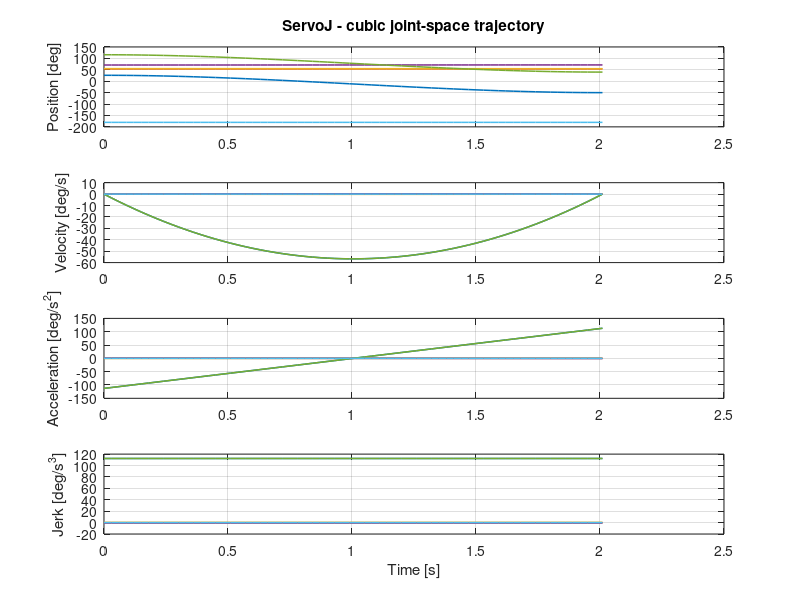

Reproduce this figure in MATLAB.
%% make_servoj_cubic_csv.m
% Standalone cubic trajectory generator for the six DOBOT joints.
% Generates CSV first, verifies it on disk, then draws diagnostic plots.
% Does not call or require legendcolorbarlayout.
clear;
clc;

%% CONFIGURATION (joint positions in degrees)
qStart = [26, 53.8, 55.2, 71, 116, -180.2];
qEnd   = [-50, 54, 54.9, 71.4, 40, -180.2];
Ts = 0.030;               % 30 ms
T = 2.0;                 % requested duration [s]
makePlot = true;

% Always save beside THIS script rather than in MATLAB's working directory.
scriptFile = mfilename('fullpath');
if isempty(scriptFile)
    error(['Run the saved script using make_servoj_cubic_csv, ' ...
           'not by evaluating a selection of lines.']);
end
scriptDir = fileparts(scriptFile);
outputCsv = fullfile(scriptDir, 'points_servoj_cubic.csv');

%% NORMALIZED CUBIC PROFILE
if numel(qStart) ~= 6 || numel(qEnd) ~= 6 || any(~isfinite([qStart qEnd]))
    error('Six finite joint angles are required for start and end.');
end
if ~isfinite(T) || Ts <= 0 || T <= 0
    error('T and Ts must be positive.');
end

delta = qEnd - qStart;
D = max(abs(delta));
if D <= 0
    error('The start and end joint positions must differ.');
end

nIntervals = max(2, ceil(T/Ts - 1e-12));
Tfinal = nIntervals*Ts;

t = (0:nIntervals)'*Ts;
u = t/Tfinal;
s = 3*u.^2 - 2*u.^3;
sd = (6*u - 6*u.^2)/Tfinal;
sdd = (6 - 12*u)/Tfinal^2;
sddd = (-12/Tfinal^3)*ones(size(t));

Q = bsxfun(@plus, qStart, bsxfun(@times, s, delta));
Q(1,:) = qStart;
Q(end,:) = qEnd;

%% WRITE CSV, CLOSE FILE, AND VERIFY ON DISK
% Basic text-file output avoids dependencies on table/writetable.
[fid, errMsg] = fopen(outputCsv, 'w');
if fid < 0
    error('Cannot create CSV at %s: %s', outputCsv, errMsg);
end
fileGuard = onCleanup(@() fclose(fid));
fprintf(fid, 'mode,j1,j2,j3,j4,j5,j6\n');
for k = 1:size(Q,1)
    fprintf(fid, 'ServoJ,%.9f,%.9f,%.9f,%.9f,%.9f,%.9f\n', Q(k,:));
end
clear fileGuard;  % flush and close the CSV before verification

fileInfo = dir(outputCsv);
if isempty(fileInfo) || fileInfo.bytes < 100
    error('CSV was not saved correctly: %s', outputCsv);
end

fprintf('\nCSV VERIFIED ON DISK\n');
fprintf('Exact file: %s\n', outputCsv);
fprintf('File size: %d bytes\n', fileInfo.bytes);
fprintf('Joint displacements [deg]: %s\n', mat2str(delta));
fprintf('Samples: %d | Ts: %.3f s | requested T: %.3f s | actual T: %.3f s\n', numel(t), Ts, T, Tfinal);
fprintf('Peak angular speed: %.3f deg/s\n', max(abs(sd))*D);
fprintf('Peak angular acceleration: %.3f deg/s^2\n', max(abs(sdd))*D);
fprintf('Reference jerk magnitude: %.3f deg/s^3\n', max(abs(sddd))*D);

%% PLOTS ARE OPTIONAL; A GRAPHICS FAILURE CANNOT INVALIDATE THE CSV
if makePlot
    try
        f = figure('Name', 'ServoJ cubic joint-space trajectory', ...
                   'NumberTitle', 'off', 'Visible', 'on');

        subplot(4,1,1);
        plot(t, Q, 'LineWidth', 1.1);
        grid on;
        ylabel('Position [deg]');
        title('ServoJ - cubic joint-space trajectory');

        subplot(4,1,2);
        plot(t, sd*delta, 'LineWidth', 1.1);
        grid on;
        ylabel('Velocity [deg/s]');

        subplot(4,1,3);
        plot(t, sdd*delta, 'LineWidth', 1.1);
        grid on;
        ylabel('Acceleration [deg/s^2]');

        subplot(4,1,4);
        plot(t, sddd*delta, 'LineWidth', 1.1);
        grid on;
        ylabel('Jerk [deg/s^3]');
        xlabel('Time [s]');

        drawnow;
        fprintf('Figure generated (figure %d).\n', f.Number);
    catch plotError
        warning('CSV saved successfully, but graphics failed: %s', ...
                plotError.message);
    end
end
